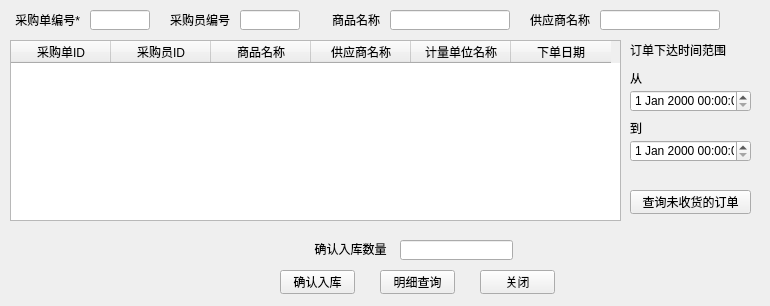
<?xml version="1.0" encoding="UTF-8"?>
<ui version="4.0">
 <class>Form</class>
 <widget class="QWidget" name="Form">
  <property name="geometry">
   <rect>
    <x>0</x>
    <y>0</y>
    <width>770</width>
    <height>306</height>
   </rect>
  </property>
  <property name="windowTitle">
   <string>Form</string>
  </property>
  <widget class="QTableWidget" name="tableWidget">
   <property name="geometry">
    <rect>
     <x>10</x>
     <y>40</y>
     <width>611</width>
     <height>181</height>
    </rect>
   </property>
   <column>
    <property name="text">
     <string>采购单ID</string>
    </property>
   </column>
   <column>
    <property name="text">
     <string>采购员ID</string>
    </property>
   </column>
   <column>
    <property name="text">
     <string>商品名称</string>
    </property>
   </column>
   <column>
    <property name="text">
     <string>供应商名称</string>
    </property>
   </column>
   <column>
    <property name="text">
     <string>计量单位名称</string>
    </property>
   </column>
   <column>
    <property name="text">
     <string>下单日期</string>
    </property>
   </column>
  </widget>
  <widget class="QDateTimeEdit" name="dateTimeEdit_2">
   <property name="geometry">
    <rect>
     <x>630</x>
     <y>140</y>
     <width>121</width>
     <height>22</height>
    </rect>
   </property>
  </widget>
  <widget class="QLabel" name="label_7">
   <property name="geometry">
    <rect>
     <x>630</x>
     <y>120</y>
     <width>54</width>
     <height>16</height>
    </rect>
   </property>
   <property name="text">
    <string>到</string>
   </property>
  </widget>
  <widget class="QDateTimeEdit" name="dateTimeEdit">
   <property name="geometry">
    <rect>
     <x>630</x>
     <y>90</y>
     <width>121</width>
     <height>22</height>
    </rect>
   </property>
  </widget>
  <widget class="QLabel" name="label_5">
   <property name="geometry">
    <rect>
     <x>630</x>
     <y>40</y>
     <width>100</width>
     <height>20</height>
    </rect>
   </property>
   <property name="text">
    <string>订单下达时间范围</string>
   </property>
   <property name="alignment">
    <set>Qt::AlignLeading|Qt::AlignLeft|Qt::AlignVCenter</set>
   </property>
  </widget>
  <widget class="QLabel" name="label_6">
   <property name="geometry">
    <rect>
     <x>630</x>
     <y>70</y>
     <width>54</width>
     <height>16</height>
    </rect>
   </property>
   <property name="text">
    <string>从</string>
   </property>
  </widget>
  <widget class="QLineEdit" name="cNameEdit">
   <property name="geometry">
    <rect>
     <x>390</x>
     <y>10</y>
     <width>120</width>
     <height>20</height>
    </rect>
   </property>
  </widget>
  <widget class="QLabel" name="label_4">
   <property name="geometry">
    <rect>
     <x>0</x>
     <y>10</y>
     <width>80</width>
     <height>20</height>
    </rect>
   </property>
   <property name="text">
    <string>采购单编号*</string>
   </property>
   <property name="alignment">
    <set>Qt::AlignRight|Qt::AlignTrailing|Qt::AlignVCenter</set>
   </property>
  </widget>
  <widget class="QLineEdit" name="pIDEdit">
   <property name="geometry">
    <rect>
     <x>240</x>
     <y>10</y>
     <width>60</width>
     <height>20</height>
    </rect>
   </property>
  </widget>
  <widget class="QLabel" name="label_3">
   <property name="geometry">
    <rect>
     <x>150</x>
     <y>10</y>
     <width>80</width>
     <height>20</height>
    </rect>
   </property>
   <property name="text">
    <string>采购员编号</string>
   </property>
   <property name="alignment">
    <set>Qt::AlignRight|Qt::AlignTrailing|Qt::AlignVCenter</set>
   </property>
  </widget>
  <widget class="QLineEdit" name="poIDEdit">
   <property name="geometry">
    <rect>
     <x>90</x>
     <y>10</y>
     <width>60</width>
     <height>20</height>
    </rect>
   </property>
  </widget>
  <widget class="QLineEdit" name="sNameEdit">
   <property name="geometry">
    <rect>
     <x>600</x>
     <y>10</y>
     <width>120</width>
     <height>20</height>
    </rect>
   </property>
  </widget>
  <widget class="QLabel" name="label_2">
   <property name="geometry">
    <rect>
     <x>510</x>
     <y>10</y>
     <width>80</width>
     <height>20</height>
    </rect>
   </property>
   <property name="text">
    <string>供应商名称</string>
   </property>
   <property name="alignment">
    <set>Qt::AlignRight|Qt::AlignTrailing|Qt::AlignVCenter</set>
   </property>
  </widget>
  <widget class="QLabel" name="label">
   <property name="geometry">
    <rect>
     <x>300</x>
     <y>10</y>
     <width>80</width>
     <height>20</height>
    </rect>
   </property>
   <property name="text">
    <string>商品名称</string>
   </property>
   <property name="alignment">
    <set>Qt::AlignRight|Qt::AlignTrailing|Qt::AlignVCenter</set>
   </property>
  </widget>
  <widget class="QPushButton" name="queryButton">
   <property name="geometry">
    <rect>
     <x>630</x>
     <y>190</y>
     <width>121</width>
     <height>24</height>
    </rect>
   </property>
   <property name="text">
    <string>查询未收货的订单</string>
   </property>
  </widget>
  <widget class="QLabel" name="label_8">
   <property name="geometry">
    <rect>
     <x>310</x>
     <y>240</y>
     <width>81</width>
     <height>16</height>
    </rect>
   </property>
   <property name="layoutDirection">
    <enum>Qt::LeftToRight</enum>
   </property>
   <property name="text">
    <string>确认入库数量</string>
   </property>
   <property name="alignment">
    <set>Qt::AlignBottom|Qt::AlignHCenter</set>
   </property>
   <property name="textInteractionFlags">
    <set>Qt::LinksAccessibleByMouse|Qt::TextSelectableByMouse</set>
   </property>
  </widget>
  <widget class="QLineEdit" name="lineEdit">
   <property name="geometry">
    <rect>
     <x>400</x>
     <y>240</y>
     <width>113</width>
     <height>20</height>
    </rect>
   </property>
  </widget>
  <widget class="QPushButton" name="exitButton">
   <property name="geometry">
    <rect>
     <x>480</x>
     <y>270</y>
     <width>75</width>
     <height>24</height>
    </rect>
   </property>
   <property name="text">
    <string>关闭</string>
   </property>
  </widget>
  <widget class="QPushButton" name="queryButton2">
   <property name="geometry">
    <rect>
     <x>380</x>
     <y>270</y>
     <width>75</width>
     <height>24</height>
    </rect>
   </property>
   <property name="text">
    <string>明细查询</string>
   </property>
  </widget>
  <widget class="QPushButton" name="checkButton">
   <property name="geometry">
    <rect>
     <x>280</x>
     <y>270</y>
     <width>75</width>
     <height>24</height>
    </rect>
   </property>
   <property name="text">
    <string>确认入库</string>
   </property>
  </widget>
 </widget>
 <resources/>
 <connections/>
</ui>
